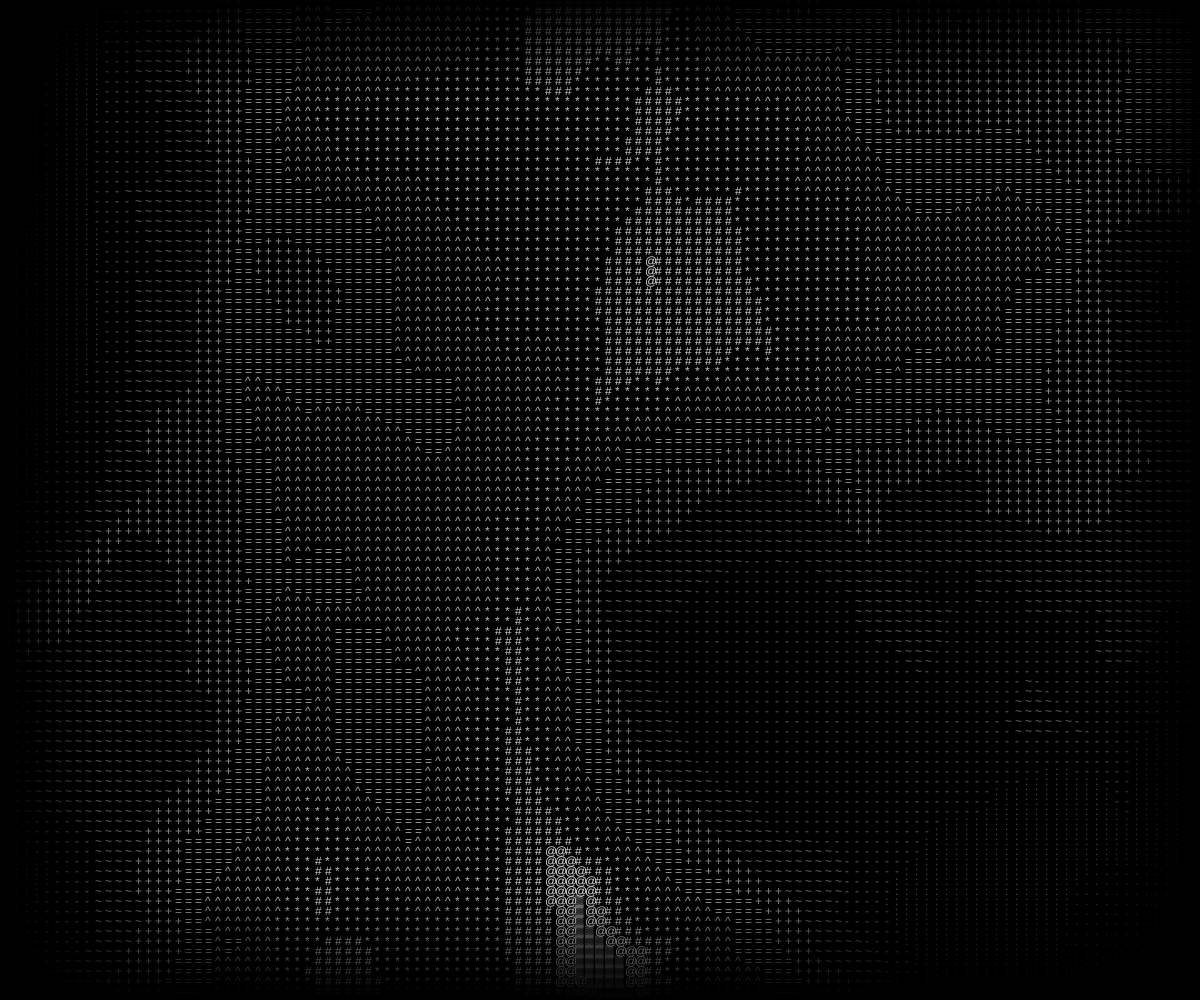
Frame 1 (no input)
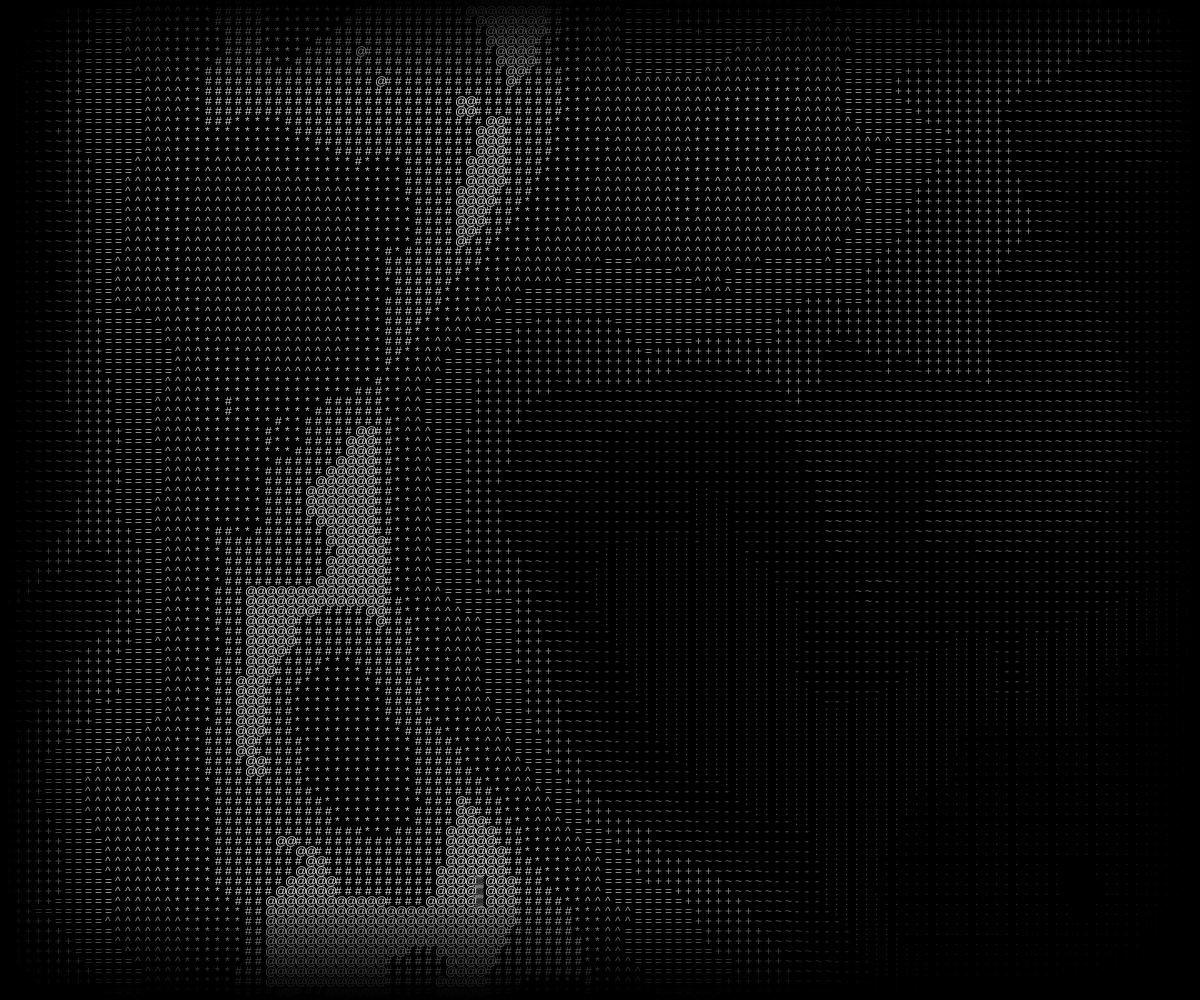
Frame 60 (no input)
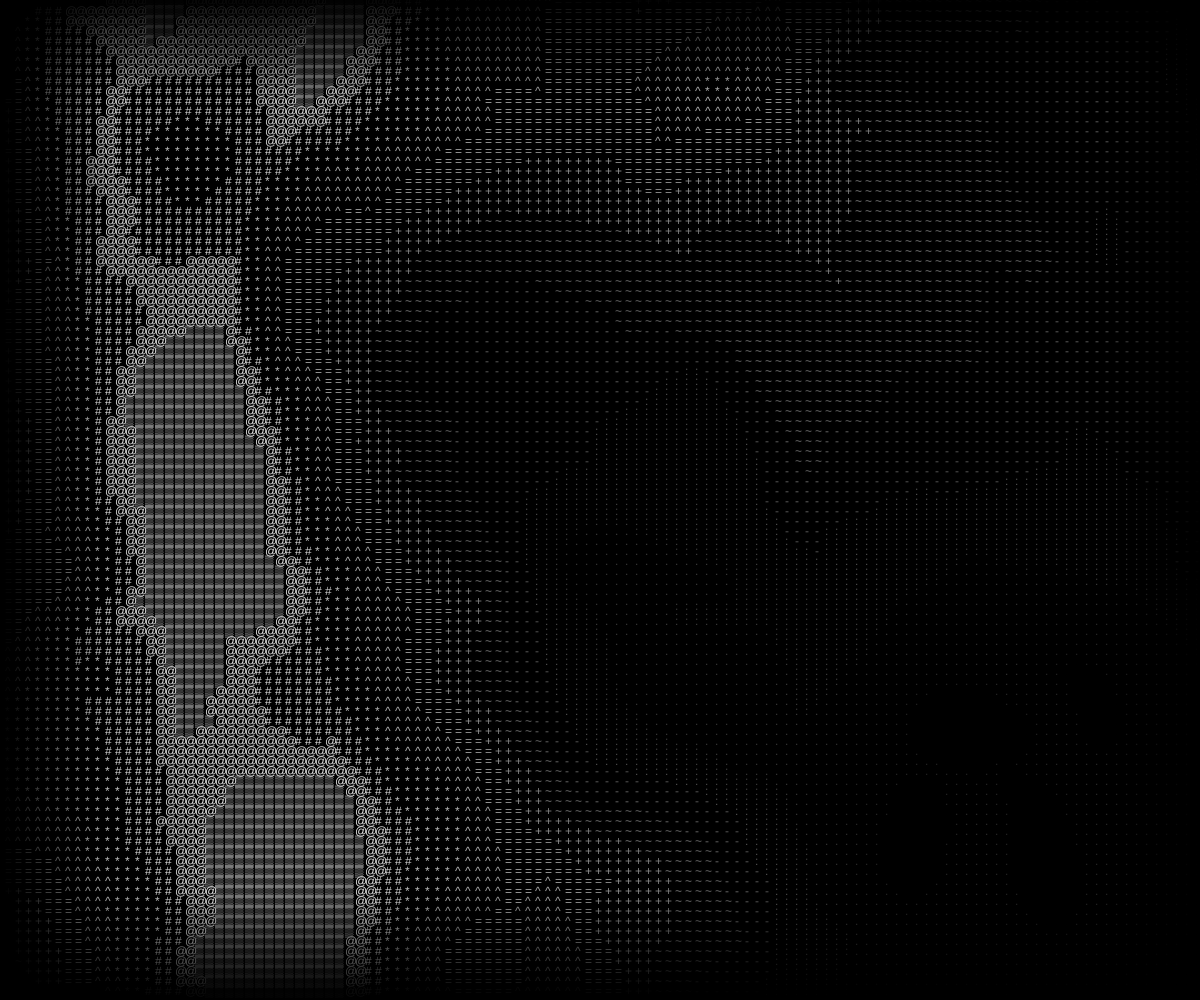
Frame 120 (the mouse pressed at the canvas centre since frame 60)

The p5.js sketch that drew these frames (run headless with seeded random() and noise() and a simulated clock; from frame 60 on, the mouse is pressed at the canvas centre):

// p5.js sketch
// ── sketch.js
/* Global Configuration */
const CONFIG = {
    noiseScale: 0.004,
    charSize: 10,
    edgeDistance: 100,
    brightnessThreshold: 0.05, // Skip nearly invisible characters
    octaveNum: 4,
    freqMultiplier: 2.2,
    ampMultiplier: 0.45,
    frameRateVal: 30,
    asciiChars: [" ", ".", ":", "-", "~", "+", "=", "^", "*", "#", "@", "▒"]
  };
  
  // Noise offsets for smooth animation
  let noiseOffsetX = 0;
  let noiseOffsetY = 0;
  
  // Pre-calculated values for noise generation
  const frequencies = Array(CONFIG.octaveNum)
    .fill(0)
    .map((_, i) => Math.pow(CONFIG.freqMultiplier, i));
  const amplitudes = Array(CONFIG.octaveNum)
    .fill(0)
    .map((_, i) => Math.pow(CONFIG.ampMultiplier, i));
  const maxNoiseVal = amplitudes.reduce((sum, amp) => sum + amp, 0);
  
  // Cache structures
  let prevCols = 0,
    prevRows = 0,
    noiseCache = [],
    fadeCache = [];
  
  // Add error handling for p5 functions
  function safeNoise(x, y) {
    try {
      return noise(x, y);
    } catch (error) {
      console.error('Error in noise function:', error);
      return 0;
    }
  }
  
  /**
   * Returns a ridged noise value for the given coordinates.
   * @param {number} x - The x-coordinate.
   * @param {number} y - The y-coordinate.
   * @returns {number} The ridged noise value.
   */
  function getRidgedNoise(x, y) {
    let noiseVal = 0;
  
    for (let i = 0; i < CONFIG.octaveNum; i++) {
      const frequency = frequencies[i];
      const amplitude = amplitudes[i];
      let n =
        1 -
        abs(
          safeNoise(
            x * frequency * CONFIG.noiseScale + noiseOffsetX,
            y * frequency * CONFIG.noiseScale + noiseOffsetY
          )
        );
      n = 1 - abs(n * 2 - 1);
      n = n * n * n;
      noiseVal += n * amplitude;
    }
  
    return noiseVal / maxNoiseVal;
  }
  
  /**
   * Initializes or updates the noise and fade caches based on the current canvas dimensions.
   * @param {number} cols - The number of columns.
   * @param {number} rows - The number of rows.
   */
  function updateCaches(cols, rows) {
    // Reinitialize caches if canvas dimensions have changed
    if (cols !== prevCols || rows !== prevRows || noiseCache.length === 0) {
      noiseCache = new Array(cols * rows);
      fadeCache = new Array(cols * rows);
      prevCols = cols;
      prevRows = rows;
      const halfCharSize = CONFIG.charSize / 2;
      for (let col = 0; col < cols; col++) {
        const x = col * CONFIG.charSize + halfCharSize;
        const fadeX = min(x, width - x) / CONFIG.edgeDistance;
        for (let row = 0; row < rows; row++) {
          const y = row * CONFIG.charSize + halfCharSize;
          const fadeY = min(y, height - y) / CONFIG.edgeDistance;
          fadeCache[col * rows + row] =
            constrain(fadeX, 0, 1) * constrain(fadeY, 0, 1);
        }
      }
    }
  
    // Update noise values for each cell using flat index
    for (let col = 0; col < cols; col++) {
      for (let row = 0; row < rows; row++) {
        noiseCache[col * rows + row] = getRidgedNoise(col, row);
      }
    }
  }
  
  /**
   * Sets up the canvas and initializes the drawing environment.
   */
  function setup() {
    try {
      console.log('Setting up canvas...');
      const canvas = createCanvas(windowWidth, windowHeight);
      canvas.parent('perlin-container');
      console.log('Canvas created and attached to container');
      
      textFont("Courier New");
      textSize(CONFIG.charSize);
      textAlign(CENTER, CENTER);
      frameRate(CONFIG.frameRateVal);
      console.log('Setup complete');
    } catch (error) {
      console.error('Error in setup:', error);
    }
  }
  
  /**
   * Draws the noise pattern on the canvas.
   */
  function draw() {
    try {
      background(0);
  
      const cols = floor(width / CONFIG.charSize);
      const rows = floor(height / CONFIG.charSize);
      const halfCharSize = CONFIG.charSize / 2;
  
      // Update caches each frame
      updateCaches(cols, rows);
  
      let currentBrightness = -1;
  
      for (let col = 0; col < cols; col++) {
        const x = col * CONFIG.charSize + halfCharSize;
        for (let row = 0; row < rows; row++) {
          const y = row * CONFIG.charSize + halfCharSize;
          const index = col * rows + row;
  
          // Retrieve cached noise and fade values
          let noiseVal = noiseCache[index];
          const fadeFactor = fadeCache[index];
  
          // Skip rendering if fade factor is below threshold
          if (fadeFactor < CONFIG.brightnessThreshold) continue;
  
          // Adjust noise value for contrast and apply power curve
          noiseVal = constrain(map(noiseVal, 0, 1, -0.2, 1.2), 0, 1);
          noiseVal = pow(noiseVal, 1.5);
  
          // Compute brightness
          const brightness = pow(noiseVal, 0.8) * 255 * fadeFactor;
  
          // Only update fill if brightness change is significant
          if (abs(brightness - currentBrightness) > 1) {
            fill(brightness);
            currentBrightness = brightness;
          }
  
          // Determine character based on noise value and render text
          const charIndex = floor(
            map(noiseVal, 0, 1, 0, CONFIG.asciiChars.length - 0.01)
          );
          text(CONFIG.asciiChars[charIndex], x, y);
        }
      }
  
      // Increment noise offsets for smooth animation
      noiseOffsetX += 0.001;
      noiseOffsetY += 0.001;
    } catch (error) {
      console.error('Error in draw:', error);
    }
  }
  
  /**
   * Resizes the canvas when the window is resized.
   */
  function windowResized() {
    resizeCanvas(windowWidth, windowHeight);
  }
  
